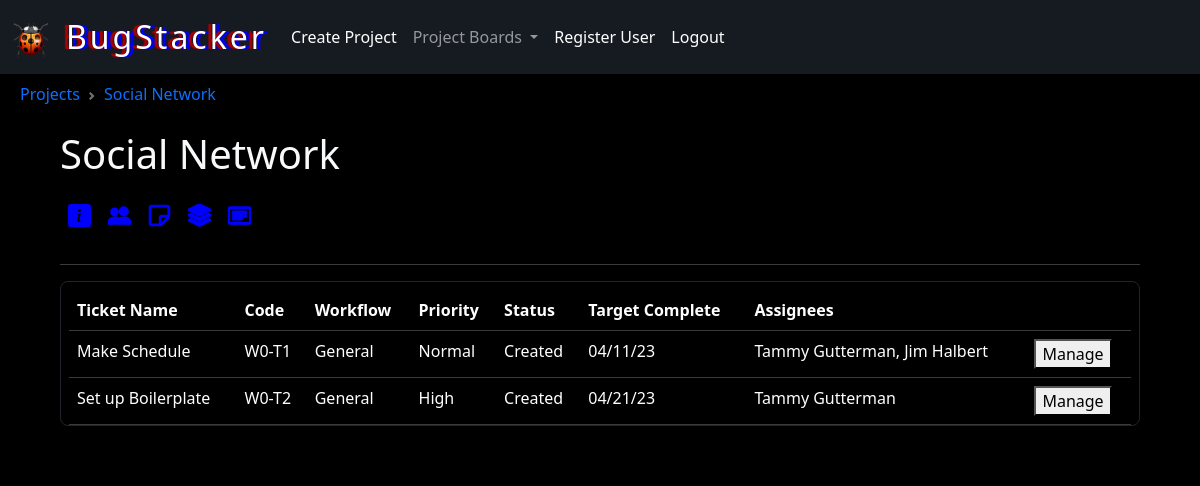
Before: /projects/2 (signed in) with the older database file.
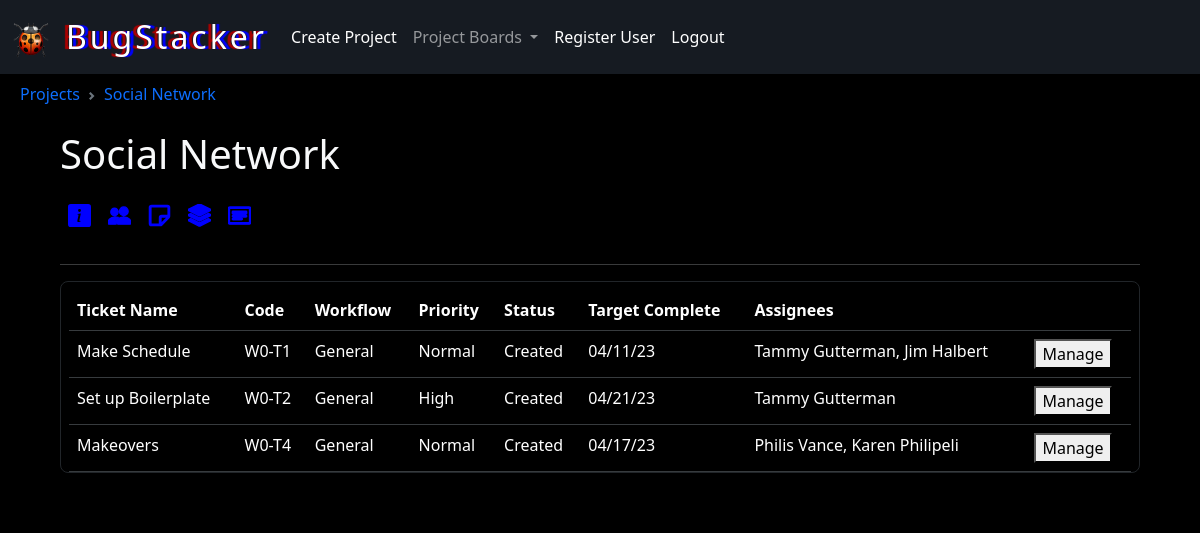
After: the same page with the newer database file.
### BUGSTACKER/models.py (models this page shows, shortened)
class Ticket(models.Model):
    class Status(models.TextChoices):
        CREATED = "C"
        IN_PROGRESS = "IP"
        DONE = "D"
    class Resolution(models.TextChoices):
        FIXED = "F"
        NO_ISSUE = "NI"
        NOT_FIXED = "NF"
    class Priority(models.IntegerChoices):
        HIGH = 3
        NORMAL = 2
        LOW = 1
    workflow = models.ForeignKey('Workflow', on_delete=models.CASCADE, related_name="tickets")
    creator = models.ForeignKey('User', null=True, on_delete=models.SET_NULL, related_name="tickets_created")
    assignees = models.ManyToManyField(User, blank=True, related_name="tickets_assigned")
    code = models.PositiveSmallIntegerField(verbose_name="ticket code")
    name = models.CharField(max_length=60, verbose_name="ticket name")
    description = models.TextField(max_length=500, verbose_name="ticket description")
    target_complete = models.DateField(null=True)
    created = models.DateTimeField(auto_now_add=True)
    priority = models.PositiveSmallIntegerField(
        choices=Priority.choices,
        default=Priority.NORMAL,
        )
    status = models.CharField(
        choices=Status.choices,
        default=Status.CREATED,
        max_length=2,
        )
    resolution = models.CharField(
        choices=Resolution.choices,
        max_length=2,
        null=True,
        )
    objects = TicketQuerySet.as_manager()
    def string_assignees(self):
        if self.assignees.all().count() > 0:
            return ", ".join([user.full_name() for user in self.assignees.all()])
        else:
            return "None"

class Workflow(models.Model):
    project = models.ForeignKey('Project', on_delete=models.CASCADE, related_name="workflows")
    code = models.PositiveSmallIntegerField(verbose_name="workflow code")
    name = models.CharField(max_length=60, verbose_name="workflow name")
    description = models.TextField(max_length=500, verbose_name="workflow description")
    created = models.DateField(auto_now_add=True)
    archived = models.BooleanField(default=False, verbose_name="workflow archived")
    objects = WorkflowQuerySet.as_manager()
    def __str__(self):
        return f"{self.code}: {self.name}"

class User(AbstractUser):
    class Role(models.TextChoices):
        PROJECT_MANAGER = 'PM'
        DEVELOPER = 'DEV'
    role = models.CharField(
        choices=Role.choices,
        default=Role.DEVELOPER,
        max_length=3,
    )
    def get_all_projects(self):
        return self.projects_managed.all() if self.projects_managed.all() else self.projects_working.all()
    def full_name(self):
        return f"{self.first_name} {self.last_name}"
    def __str__(self):
        return f"{self.first_name} {self.last_name} ({self.role})"

### BUGSTACKER/views.py (the view)
# urls.py: path("projects/<int:project_code>", views.project_board, name="project_board"),
@login_required
def project_board(request, project_code):
    project = get_object_or_404(Project, code=project_code)
    if project.completed == True:
        return render(request, 'BUGSTACKER/error.html', {
            "message": "Project has already been completed."
        })
    if request.user not in project.team_members.all() and request.user != project.pm:
        raise Http404("You do not have access to this Project")
    if request.method == "POST":
        if (request.POST['target'] == 'ticket' and request.POST['action'] == 'new'):
            print("----------- NEW TICKET FORM -----------")
            ticket_form = NewTicketForm(request.POST)
            if ticket_form.is_valid():
                new_ticket = ticket_form.save(commit=False)
                new_ticket.code = generate_ticket_code(new_ticket)
                new_ticket.creator = request.user
                new_ticket.resolution = Ticket.Resolution.NOT_FIXED
                new_ticket.save()
                ticket_form.save_m2m()
                return HttpResponseRedirect(reverse("project_board", args=(project_code,)))
            else:
                raise Http404("Submitted data invalid.")
        elif (request.POST['target'] == 'workflow' and request.POST['action'] == 'new'):
            print("----------- NEW WORKFLOW FORM -----------")
            workflow_form = NewWorkflowForm(request.POST)
            if workflow_form.is_valid():
                new_workflow = workflow_form.save(commit=False)
                new_workflow.project = project
                new_workflow.code = generate_wf_code(new_workflow)
                new_workflow.archived = False
                new_workflow.save()
                return HttpResponseRedirect(reverse("project_board", args=(project_code,)))
            else:
                raise Http404("Submitted data invalid.")
        elif (request.POST['target'] == 'project' and request.POST['action'] == 'edit'):
            print("----------- EDIT PROJECT FORM -----------")
            if request.user.role != "PM":
                return Http404("Permission denied")
            edit_project_form = EditProjectForm(request.POST)
            if edit_project_form.is_valid():
                new_name = edit_project_form.cleaned_data['name']
                new_desc = edit_project_form.cleaned_data['description']
                new_pm = edit_project_form.cleaned_data['pm']
                new_team_members = edit_project_form.cleaned_data['team_members']
                if new_name != '' and new_name != project.name:
                    project.name = new_name
                    print(f"New Project Name: {project.name}")
                if new_desc != '' and new_desc != project.description:
                    project.description = new_desc
                    print(f"New Project Description: {project.description}")
                if new_pm != '' and new_pm != project.pm and new_pm.role == "PM":
                    project.pm = new_pm
                    print(f"New PM: {edit_project_form.cleaned_data['pm']}")
                if new_team_members.exists():
                    print(f"Existing team members: {project.team_members.all()}")
                    print(f"Proposed team members: {new_team_members}")
                    removed = [user for user in project.team_members.all() if user not in new_team_members]
                    print(f"Removed Team Members: {removed}")
                    added = [user for user in new_team_members if user not in project.team_members.all()]
                    print(f"Added Team Members: {added}")
                    project.team_members.set(new_team_members)
                project.save()
                return HttpResponseRedirect(reverse("project_board", args=(project_code,)))
            else:
                raise Http404("Submitted data invalid.")
        elif (request.POST['target'] == 'workflow' and request.POST['action'] == 'edit'):
            print("----------- EDIT WORKFLOW FORM -----------")
            edit_workflow_form = EditWorkflowForm(request.POST)
            options = [(f"W{wf.code}", wf.name) for wf in project.workflows.all()]
            edit_workflow_form.fields.get('edit_workflow').choices = options
            if edit_workflow_form.is_valid():
                target_wf_hrc = edit_workflow_form.cleaned_data['edit_workflow']       # FIX - rename variable and all instances to edit_workflow_id
                new_name = edit_workflow_form.cleaned_data['name']
                new_desc = edit_workflow_form.cleaned_data['description']
                try:
                    print(target_wf_hrc)
                    mrcs = extract_mrc_from_hrc(target_wf_hrc)
                    print(mrcs)
                    wf_mrc = mrcs["W"]
                    print(wf_mrc)
                except Exception as e:
                    print(e)
                    return HttpResponseBadRequest("Unable to process form data")
                if project.workflows.filter(code=wf_mrc).exists():  # TEST: Should exist
                    target_wf_obj = project.workflows.filter(code=wf_mrc)[0]  # TEST: Should return valid & correct object
                    if target_wf_obj.project != project:
                        raise Http404("Cannot edit this workflow from this page")
                    if new_name != '' and new_name != target_wf_obj.name:
                        target_wf_obj.name = new_name
                    if new_desc != '' and new_name != target_wf_obj.description:
                        target_wf_obj.description = new_desc
                    target_wf_obj.save()
                    return HttpResponseRedirect(reverse("project_board", args=(project_code,)))
            else:
                print(f'Unable to submit EDIT WORKFLOW FORM {edit_workflow_form.errors}')
                raise Http404("Submitted data invalid")
        else:
            raise Http404("Submitted data invalid")
    else:
        if project in request.user.get_all_projects():
            new_ticket_form = NewTicketForm()
            new_ticket_form.fields.get('workflow').queryset = project.workflows.all()
            new_ticket_form.fields.get('assignees').queryset = project.all_members()
            new_workflow_form = NewWorkflowForm()
            edit_project_form = EditProjectForm()
            dev_users = User.objects.filter(role="DEV")
            edit_project_form.fields.get('team_members').queryset = dev_users
            select_size = dev_users.count() if dev_users.count() <= 8 else 8
            edit_project_form.fields.get('team_members').widget.attrs = {'class': 'form-control', 'size': select_size}
            edit_project_form.fields.get('pm').queryset = User.objects.filter(role=User.Role.PROJECT_MANAGER)
            edit_project_form.fields.get('pm').empty_label = None
            edit_workflow_form = EditWorkflowForm()
            options = [(f"W{wf.code}", wf.name) for wf in project.workflows.all()]
            edit_workflow_form.fields.get('edit_workflow').choices = options
            edit_workflow_form.fields.get('edit_workflow').widget.attrs = {'class': 'form-control', 'size': 1, 'id': 'editWorkflowFormSelectWorkflow'}
            edit_workflow_form.fields.get('edit_workflow').empty_label = None
            edit_ticket_form = EditTicketForm()
            edit_ticket_form.fields.get('assignees').queryset = project.all_members()
            resolutions = Ticket.Resolution
            return render(request, 'BUGSTACKER/project-board.html', {
                "project": project,
                "new_ticket_form": new_ticket_form,
                "new_workflow_form": new_workflow_form,
                "edit_project_form": edit_project_form,
                "edit_workflow_form": edit_workflow_form,
                "edit_ticket_form": edit_ticket_form,
                "resolutions": resolutions,
            })
        else:
            raise Http404("We couldn't find that project!")

### BUGSTACKER/models.py (called while the page is built)
    def active(self):
        return self.filter(status="A", completed=False)

    def finished(self):
        return self.filter(status="I", completed=True)

    def on_hold(self):
        return self.filter(status="I", completed=False)

    def all_tickets(self):
        base = Ticket.objects.none()
        for workflow in self.workflows.all():
            base = base | workflow.tickets.all()
        return base

    def all_members(self):
        team_members = self.team_members.all()
        pm = User.objects.filter(id=self.pm.id)
        all_members = team_members | pm
        return all_members

    def active(self):
        return self.filter(archived=False)

    def archived(self):
        return self.filter(archived=True)

    def open(self):
        return self.exclude(status="D")

    def not_started(self):
        return self.filter(status="C")

    def in_progress(self):
        return self.filter(status="IP")

    def resolved(self):
        return self.filter(status="D")

    def fixed(self):
        return self.filter(status="D").filter(resolution="F")

    def no_issue(self):
        return self.filter(status="D").filter(resolution="NI")

### BUGSTACKER/templates/bugstacker/project-board.html (shortened to what the changed rows need)
{% extends "BUGSTACKER/layout.html" %}
{% load static %}
{% load extra_filters %}
{% block body %}
    <div class="center-well col-xxl-6">
        <div class="mt-1 mx-4 mb-4 pt-2 px-4 pb-2 overflow-auto">
            {% if project.status == "A" %}
                <h1 class="text-light d-inline" id="projectName">{{ project.name }} </h1>
            {% elif project.status == "I" %}
                <h1 class="text-danger d-inline" id="projectName">{{ project.name }} </h1>
            {% endif %}
            <div style="display: block" class="bubble px-2 pt-2 border border-dark rounded-3 overflow-x-auto" id="ticketTable">
                <table class="mb-0 pb-0 table table-dark table-hover">
                    <thead>
                        <tr class="table-dark">
                            <th class="align-middle table-dark">Ticket Name</th>
                            <th class="align-middle table-dark">Code</th>
                            <th class="align-middle table-dark">Workflow</th>
                            <th class="align-middle table-dark">Priority</th>
                            <th class="align-middle table-dark">Status</th>
                            <th class="align-middle table-dark">Target Complete</th>
                            <th class="align-middle table-dark">Assignees</th>
                            <th class="align-middle table-dark"></th>
                        </tr>
                    </thead>
                        <tbody>
                        {% for ticket in project.all_tickets %}
                        <tr class="table-dark">
                            <td class="table-dark">{{ ticket.name|truncatewords:4 }}</td>
                            <td class="table-dark">{{ ticket.code|ticket_hrc_short:ticket.id }}</td>
                            <td class="table-dark">{{ ticket.workflow.name|truncatewords:4 }}</td>
                            <td class="table-dark priority-{{ ticket.priority }}">{{ ticket.get_priority_display }}</td>
                            <td class="table-dark">{{ ticket.get_status_display }}</td>
                            <td class="table-dark">{{ ticket.target_complete|date:"m/d/y" }}</td>
                            <td class="table-dark" title="{{ ticket.string_assignees }}">{{ ticket.string_assignees|truncatewords:4 }}</td>
                            <td class="table-dark">
                                <button class="manageTicketBtn" data-action="edit" data-project="{{ project.code }}" data-workflow="{{ ticket.workflow.code }}" data-target="{{ ticket.code }}">Manage</button>
                            </td>
                        </tr>
                        {% empty %}
                        <p>No Tickets...</p>
                        {% endfor %}
                    </tbody>
                </table>
            </div>
        </div>
    </div>
{% endblock %}

Changed rows visible on the page:
added Ticket: name "Makeovers", code|ticket_hrc_short "W0-T4", workflow.name "General", priority "Normal", status "Created", target_complete "04/17/23", string_assignees "Philis Vance, Karen Philipeli"
